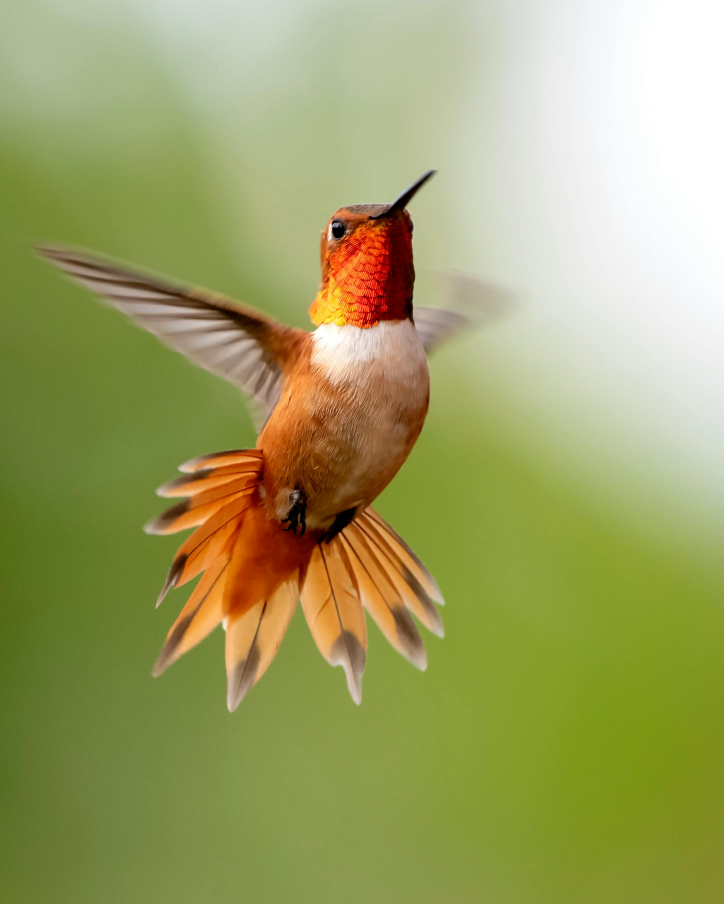
#> input picture data/bird.jpg, 2170 x 2712 px, found by its file name (shown at 1/3 size)
$ python colorspaces.py
#> lines starting #> are read from the running program, lines starting #| are printed output that depends on the picture
import cv2
import os

# In this example, we will convert an image from BGR to RGB color space using cv2.cvtColor() function.

img = cv2.imread(os.path.join('.', '.', 'data', 'bird.jpg'))
#> img is the input picture: shape (2712, 2170, 3); mean B, G, R 100.8, 161.4, 158.5
img_gbr = cv2.resize(img, (400, 400))  # width, height
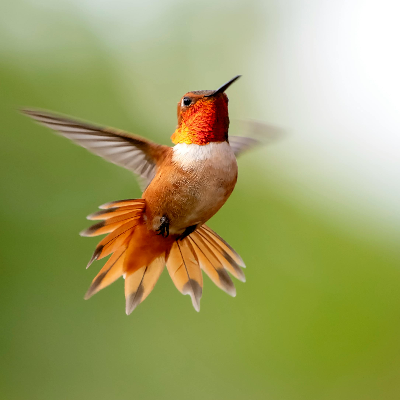
#> img_gbr: shape (400, 400, 3); mean B, G, R 100.8, 161.3, 158.4

img_rgb = cv2.cvtColor(img_gbr, cv2.COLOR_BGR2RGB) # Convert BGR to RGB
img_gray = cv2.cvtColor(img_gbr, cv2.COLOR_BGR2GRAY)  # Convert to grayscale for demonstration
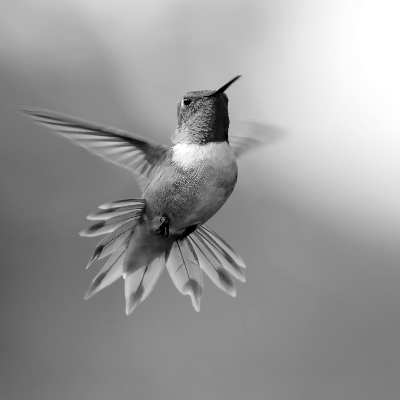
#> img_gray: shape (400, 400); min 0, max 255, mean 153.5
img_hsv = cv2.cvtColor(img_gbr, cv2.COLOR_BGR2HSV)  # Convert to HSV color space
#> img_hsv: shape (400, 400, 3); mean H, S, V 35.4, 116.6, 170.2

cv2.imshow('BGR Image', img_gbr)
cv2.imshow('RGB Image', img_rgb)
cv2.imshow('GRAY Image', img_gray)
cv2.imshow('HSV Image', img_hsv)

print('GRAY Image shape:', img_gray.shape)  # Grayscale image has only height and width
#| GRAY Image shape: (400, 400)
print('BGR Image shape:', img_gbr.shape)  # BGR image has height, width, and 3 channels
#| BGR Image shape: (400, 400, 3)
cv2.waitKey(0)

$ run again, with data/basketball.jpg copied over data/bird.jpg
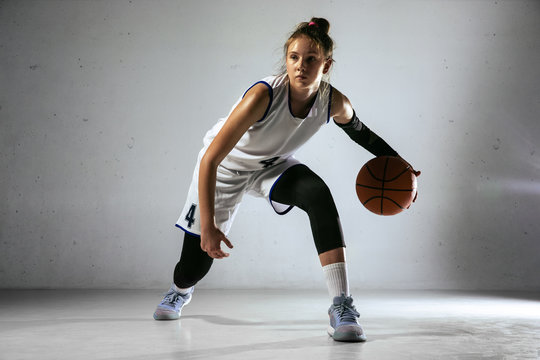
#> input picture data/basketball.jpg, 540 x 360 px, found by its file name
#> img is the input picture: shape (360, 540, 3); mean B, G, R 152.2, 151.7, 151
#> `img_gbr = cv2.resize(img, (400, 400))`:
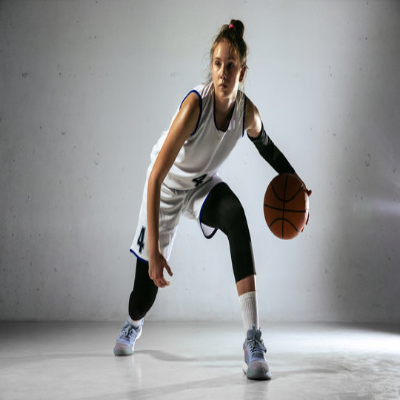
#> img_gbr: shape (400, 400, 3); mean B, G, R 152.1, 151.6, 150.9
#> `img_gray = cv2.cvtColor(img_gbr, cv2.COLOR_BGR2GRAY)`:
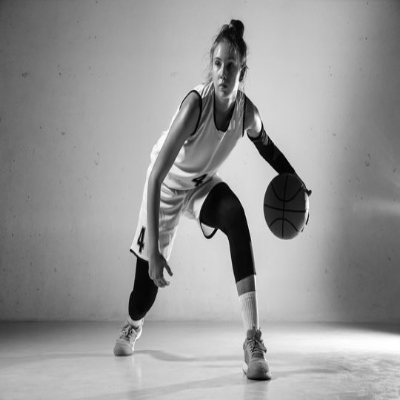
#> img_gray: shape (400, 400); min 1, max 255, mean 151.5
#> img_hsv: shape (400, 400, 3); mean H, S, V 72, 19, 155.7
#| GRAY Image shape: (400, 400)
#| BGR Image shape: (400, 400, 3)

$ run again, with data/bear.jpg copied over data/bird.jpg
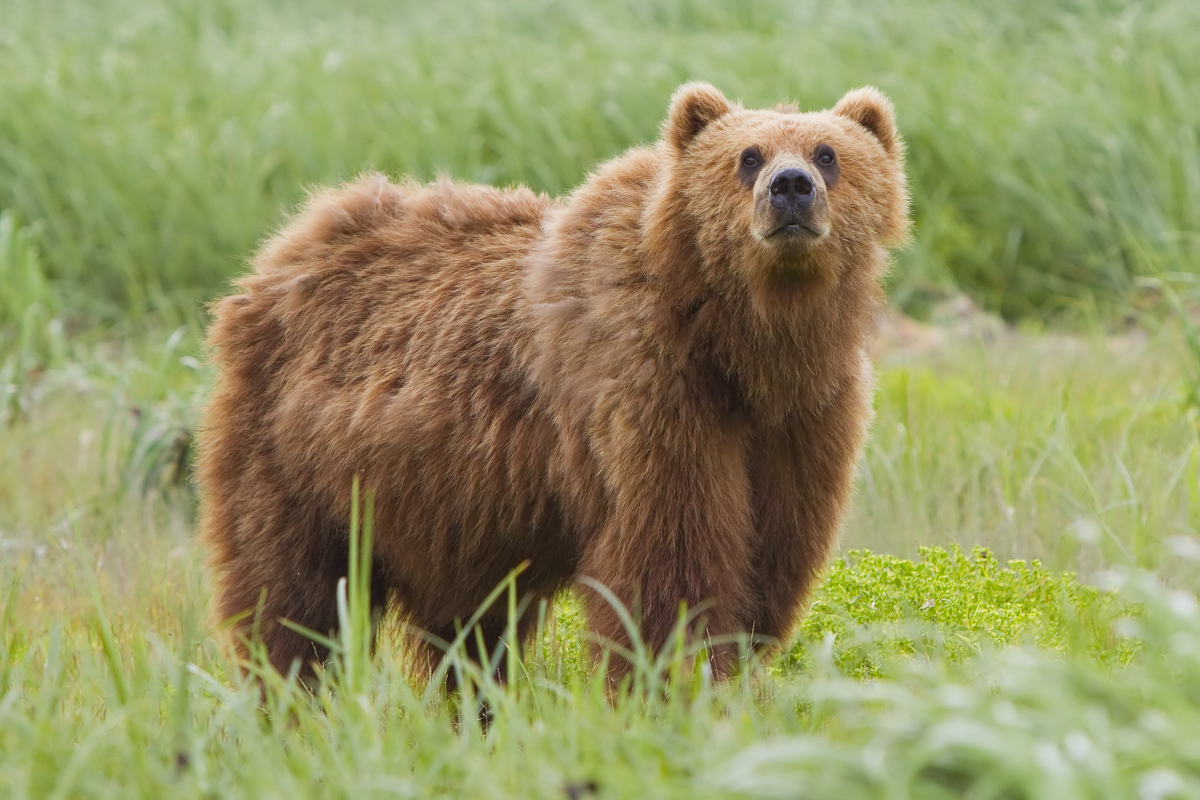
#> input picture data/bear.jpg, 2400 x 1600 px, found by its file name (shown at 1/2 size)
#> img is the input picture: shape (1600, 2400, 3); mean B, G, R 98.8, 147.6, 147
#> `img_gbr = cv2.resize(img, (400, 400))`:
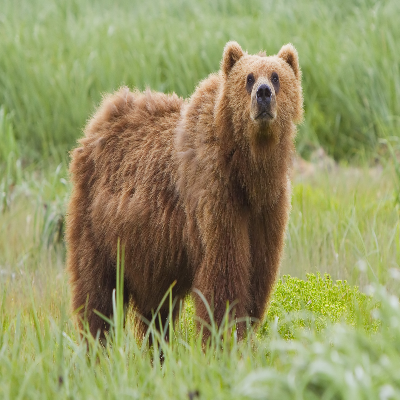
#> img_gbr: shape (400, 400, 3); mean B, G, R 98.9, 147.8, 147.2
#> `img_gray = cv2.cvtColor(img_gbr, cv2.COLOR_BGR2GRAY)`:
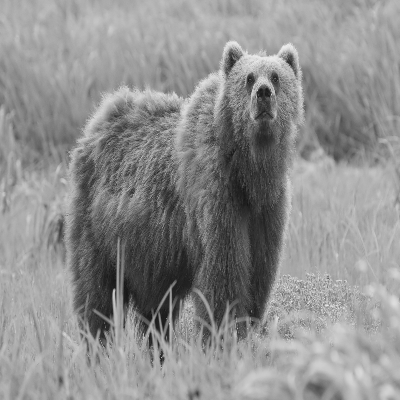
#> img_gray: shape (400, 400); min 21, max 236, mean 142
#> img_hsv: shape (400, 400, 3); mean H, S, V 30.1, 99.2, 157.4
#| GRAY Image shape: (400, 400)
#| BGR Image shape: (400, 400, 3)
